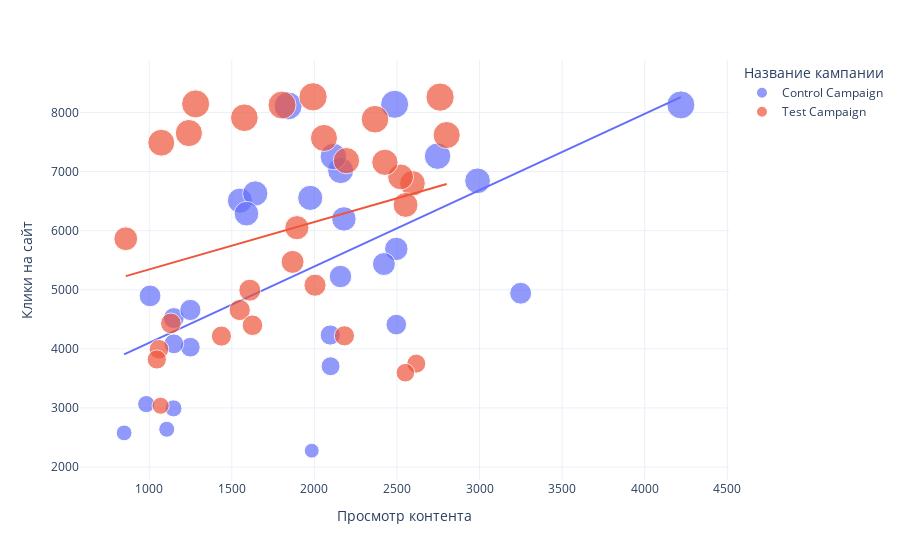

Write notebook code for a chart like this one.
### Markdown cell above
Теперь давайте проанализируем некоторые показатели, чтобы определить, какая рекламная кампания более эффективна. Сначала рассмотрим взаимосвязь между количеством кликов на сайт и просмотренным контентом в обеих кампаниях:

### Code cell
figure = px.scatter(data_frame = df, 
                    x="Просмотр контента",
                    y="Клики на сайт", 
                    size="Клики на сайт", 
                    color= "Название кампании", 
                    trendline="ols")
figure.show()

### Figure 1 — Plotly figure (JSON) as saved in the notebook; plotly's stock layout.template omitted (floating-point values rounded to 4 significant figures)
{"data": [{"hovertemplate": "Название кампании=Control Campaign<br>Просмотр контента=%{x}<br>Клики на сайт=%{marker.size}<extra></extra>", "legendgroup": "Control Campaign", "marker": {"color": "#636efa", "size": [7016.0, 8110.0, 6508.0, 3065.0, 4028.0, 2640.0, 7260.0, 6198.0, 2277.0, 8137.0, 2993.0, 6554.0, 4521.0, 4896.0, 5224.0, 6628.0, 7253.0, 3706.0, 2578.0, 5691.0, 6843.0, 4410.0, 4085.0, 4234.0, 5435.0, 4941.0, 6287.0, 8127.0, 4658.0], "sizemode": "area", "sizeref": 20.66, "symbol": "circle"}, "mode": "markers", "name": "Control Campaign", "orientation": "v", "showlegend": true, "type": "scatter", "x": [2159.0, 1841.0, 1549.0, 982.0, 1249.0, 1106.0, 2746.0, 2179.0, 1984.0, 2486.0, 1147.0, 1975.0, 1149.0, 1005.0, 2158.0, 1642.0, 2115.0, 2098.0, 848.0, 2496.0, 2988.0, 2496.0, 1149.0, 2096.0, 2421.0, 3249.0, 1589.0, 4219.0, 1249.0], "xaxis": "x", "y": [7016.0, 8110.0, 6508.0, 3065.0, 4028.0, 2640.0, 7260.0, 6198.0, 2277.0, 8137.0, 2993.0, 6554.0, 4521.0, 4896.0, 5224.0, 6628.0, 7253.0, 3706.0, 2578.0, 5691.0, 6843.0, 4410.0, 4085.0, 4234.0, 5435.0, 4941.0, 6287.0, 8127.0, 4658.0], "yaxis": "y"}, {"hovertemplate": "<b>OLS trendline</b><br>Клики на сайт = 1.29125 * Просмотр контента + 2810.87<br>R<sup>2</sup>=0.326398<br><br>Название кампании=Control Campaign<br>Просмотр контента=%{x}<br>Клики на сайт=%{y} <b>(trend)</b><extra></extra>", "legendgroup": "Control Campaign", "marker": {"color": "#636efa", "symbol": "circle"}, "mode": "lines", "name": "Control Campaign", "showlegend": false, "type": "scatter", "x": [848.0, 982.0, 1005.0, 1106.0, 1147.0, 1149.0, 1149.0, 1249.0, 1249.0, 1549.0, 1589.0, 1642.0, 1841.0, 1975.0, 1984.0, 2096.0, 2098.0, 2115.0, 2158.0, 2159.0, 2179.0, 2421.0, 2486.0, 2496.0, 2496.0, 2746.0, 2988.0, 3249.0, 4219.0], "xaxis": "x", "y": [3906.0, 4079.0, 4109.0, 4239.0, 4292.0, 4295.0, 4295.0, 4424.0, 4424.0, 4811.0, 4863.0, 4931.0, 5188.0, 5361.0, 5373.0, 5517.0, 5520.0, 5542.0, 5597.0, 5599.0, 5625.0, 5937.0, 6021.0, 6034.0, 6034.0, 6357.0, 6669.0, 7006.0, 8259.0], "yaxis": "y"}, {"hovertemplate": "Название кампании=Test Campaign<br>Просмотр контента=%{x}<br>Клики на сайт=%{marker.size}<extra></extra>", "legendgroup": "Test Campaign", "marker": {"color": "#EF553B", "size": [3038.0, 4657.0, 7885.0, 4216.0, 5863.0, 7488.0, 4221.0, 7184.0, 8259.0, 8125.0, 3750.0, 8264.0, 7568.0, 3993.0, 4993.0, 6800.0, 7910.0, 6909.0, 7617.0, 6050.0, 5471.0, 4431.0, 5077.0, 7156.0, 3596.0, 3820.0, 6435.0, 8144.0, 7651.0, 4399.0], "sizemode": "area", "sizeref": 20.66, "symbol": "circle"}, "mode": "markers", "name": "Test Campaign", "orientation": "v", "showlegend": true, "type": "scatter", "x": [1069.0, 1548.0, 2367.0, 1437.0, 858.0, 1073.0, 2182.0, 2194.0, 2761.0, 1804.0, 2617.0, 1992.0, 2058.0, 1059.0, 1609.0, 2594.0, 1576.0, 2522.0, 2801.0, 1894.0, 1868.0, 1131.0, 2004.0, 2427.0, 2551.0, 1046.0, 2552.0, 1281.0, 1240.0, 1625.0], "xaxis": "x", "y": [3038.0, 4657.0, 7885.0, 4216.0, 5863.0, 7488.0, 4221.0, 7184.0, 8259.0, 8125.0, 3750.0, 8264.0, 7568.0, 3993.0, 4993.0, 6800.0, 7910.0, 6909.0, 7617.0, 6050.0, 5471.0, 4431.0, 5077.0, 7156.0, 3596.0, 3820.0, 6435.0, 8144.0, 7651.0, 4399.0], "yaxis": "y"}, {"hovertemplate": "<b>OLS trendline</b><br>Клики на сайт = 0.801598 * Просмотр контента + 4542.96<br>R<sup>2</sup>=0.078623<br><br>Название кампании=Test Campaign<br>Просмотр контента=%{x}<br>Клики на сайт=%{y} <b>(trend)</b><extra></extra>", "legendgroup": "Test Campaign", "marker": {"color": "#EF553B", "symbol": "circle"}, "mode": "lines", "name": "Test Campaign", "showlegend": false, "type": "scatter", "x": [858.0, 1046.0, 1059.0, 1069.0, 1073.0, 1131.0, 1240.0, 1281.0, 1437.0, 1548.0, 1576.0, 1609.0, 1625.0, 1804.0, 1868.0, 1894.0, 1992.0, 2004.0, 2058.0, 2182.0, 2194.0, 2367.0, 2427.0, 2522.0, 2551.0, 2552.0, 2594.0, 2617.0, 2761.0, 2801.0], "xaxis": "x", "y": [5231.0, 5381.0, 5392.0, 5400.0, 5403.0, 5450.0, 5537.0, 5570.0, 5695.0, 5784.0, 5806.0, 5833.0, 5846.0, 5989.0, 6040.0, 6061.0, 6140.0, 6149.0, 6193.0, 6292.0, 6302.0, 6440.0, 6488.0, 6565.0, 6588.0, 6589.0, 6622.0, 6641.0, 6756.0, 6788.0], "yaxis": "y"}], "layout": {"legend": {"itemsizing": "constant", "title": {"text": "Название кампании"}, "tracegroupgap": 0}, "margin": {"t": 60}, "xaxis": {"anchor": "y", "domain": [0, 1], "title": {"text": "Просмотр контента"}}, "yaxis": {"anchor": "x", "domain": [0, 1], "title": {"text": "Клики на сайт"}}}}
